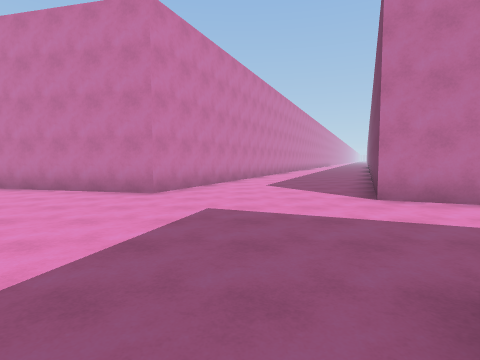
view 1 (above)

16 first-person views from a walk through a scene from a Unity 3-D project. The camera is 1.5 m above the floor, tilts 4° down and sees 80° across. The floor is counted in squares, 2 m on a side. Each view is taken from the middle of a square. On the plan, view 1 faces up. The plan holds only what a view shows up to about 10 squares ahead; the rest is blank. The place goes on beyond the plan.

view 2
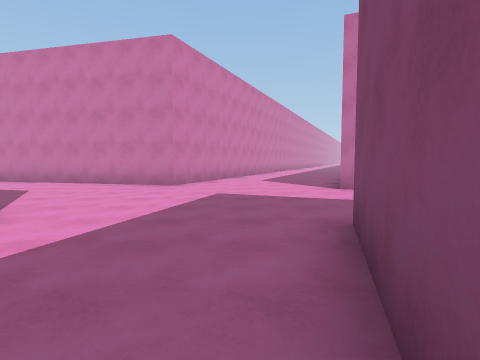

view 3
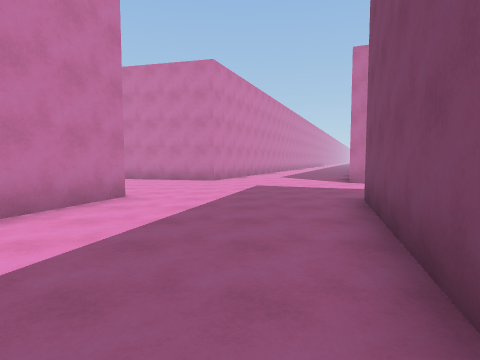

view 4
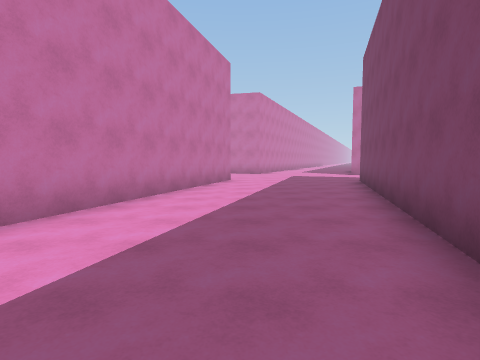

view 5
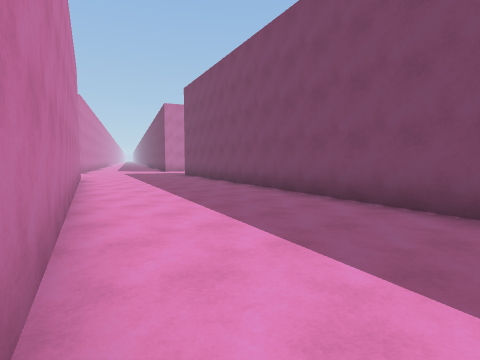

view 6
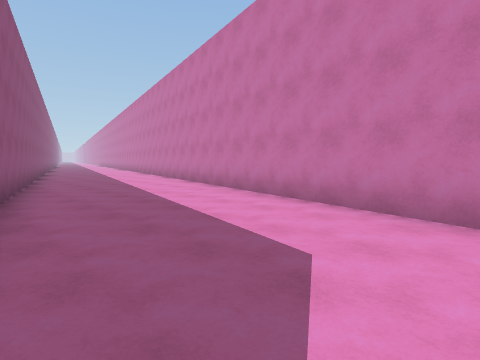

view 7
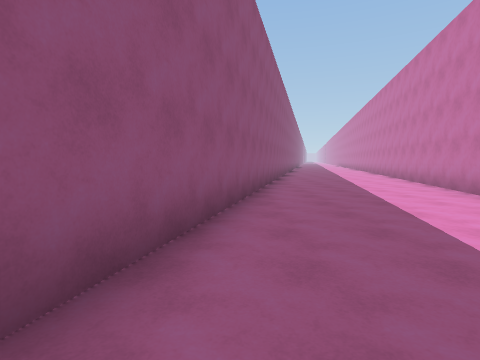

view 8
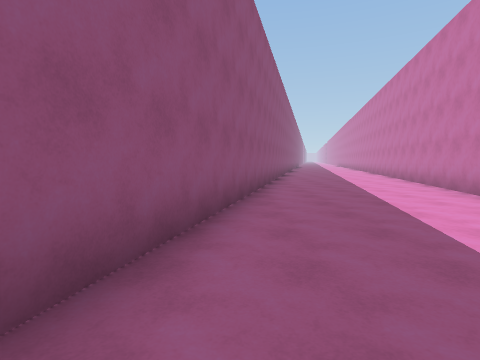

view 9
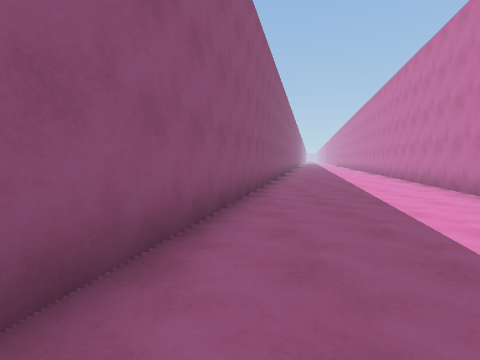

view 10
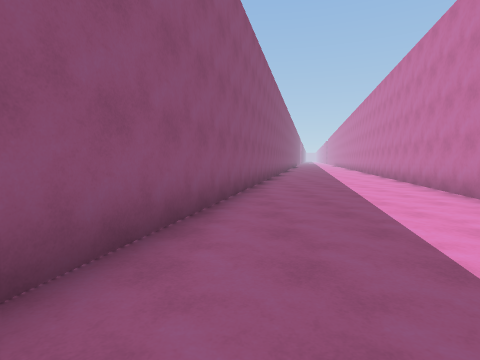

view 11
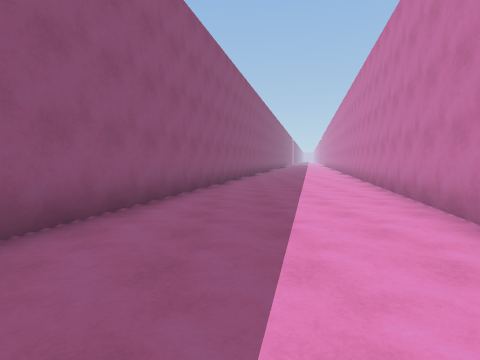

view 12
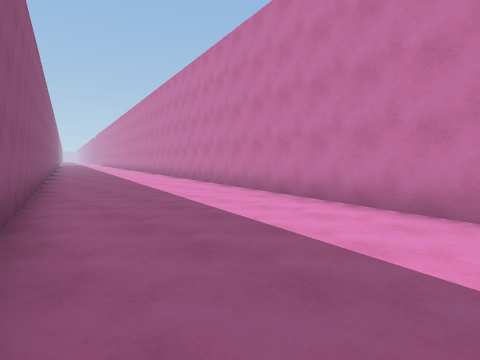

view 13
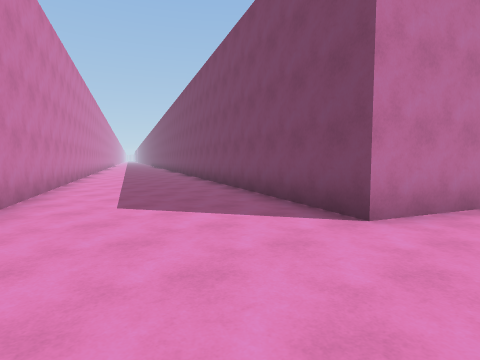

view 14
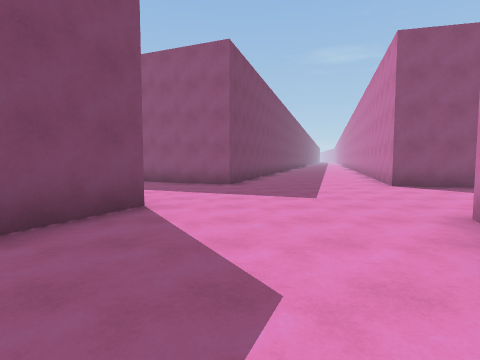

view 15
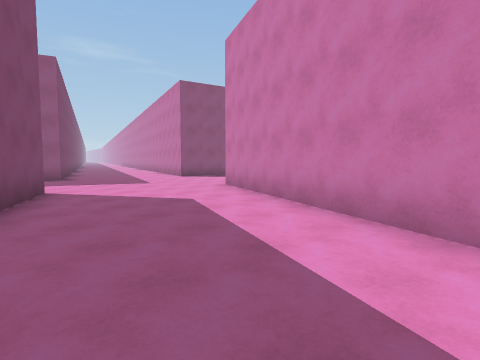

view 16
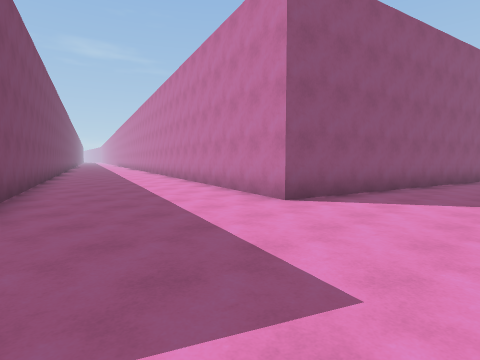

### Floor plan
Points are (right, up) in squares from view 1. A wall is a line through its corners. A room is listed if a view was taken in it or the views show most of it. See-through windows are left out.
Room 1 (views 1, 2, 3, 4, 5, 6, 7, 8, 9, 10, 11, 12, 13, 14, 15, 16)
walls: (4.5, 4.5) (2.6, 5.3) (4.5, 9.7); (1.7, 14.5) (-1.9, 6.4) (-31, 13.4); (-2.4, -10.7) (1.3, 1.3) (4.4, 0); (-31.5, 8.7) (-3.4, 1.8) (-7, -9.9)
ways out: opening at (-22, 12); opening at (-18, 11); opening at (-7, 3); opening at (-4, -1)

Positions as (right, up) in squares from view 1, and headings:
1: (0, 0), facing up
2: (0, -2), facing up
3: (-1, -4), facing up
4: (-3, -9), facing up
5: (-7, -11), facing up-right
6: (-4, 3), facing up-left
7: (-7, 4), facing left
8: (-11, 5), facing left
9: (-15, 6), facing left
10: (-18, 7), facing left
11: (-21, 9), facing left
12: (-22, 7), facing up-left
13: (-1, 4), facing up-right
14: (1, 10), facing down
15: (4, 13), facing down-left
16: (1, 5), facing down-left
